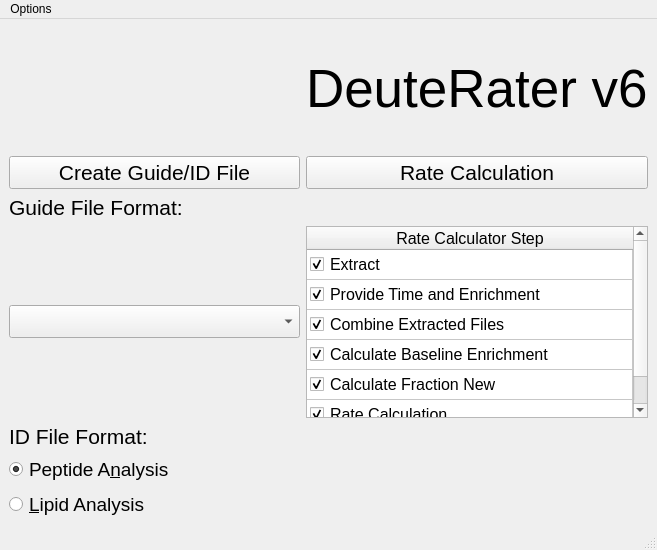
<?xml version="1.0" encoding="UTF-8"?>
<ui version="4.0">
 <class>MainWindow</class>
 <widget class="QMainWindow" name="MainWindow">
  <property name="geometry">
   <rect>
    <x>0</x>
    <y>0</y>
    <width>657</width>
    <height>550</height>
   </rect>
  </property>
  <property name="windowTitle">
   <string>MainWindow</string>
  </property>
  <widget class="QWidget" name="centralwidget">
   <layout class="QGridLayout" name="gridLayout">
    <item row="0" column="0">
     <widget class="QLabel" name="Logo">
      <property name="sizePolicy">
       <sizepolicy hsizetype="MinimumExpanding" vsizetype="MinimumExpanding">
        <horstretch>0</horstretch>
        <verstretch>0</verstretch>
       </sizepolicy>
      </property>
      <property name="maximumSize">
       <size>
        <width>221</width>
        <height>191</height>
       </size>
      </property>
      <property name="text">
       <string/>
      </property>
      <property name="pixmap">
       <pixmap>../../../DeuteRater_py3.4_old/Logo.JPG</pixmap>
      </property>
      <property name="scaledContents">
       <bool>true</bool>
      </property>
     </widget>
    </item>
    <item row="0" column="1">
     <widget class="QLabel" name="Title">
      <property name="font">
       <font>
        <pointsize>40</pointsize>
       </font>
      </property>
      <property name="text">
       <string>DeuteRater v6</string>
      </property>
     </widget>
    </item>
    <item row="1" column="0">
     <widget class="QPushButton" name="GuideFileButton">
      <property name="sizePolicy">
       <sizepolicy hsizetype="Expanding" vsizetype="Fixed">
        <horstretch>0</horstretch>
        <verstretch>0</verstretch>
       </sizepolicy>
      </property>
      <property name="font">
       <font>
        <pointsize>16</pointsize>
       </font>
      </property>
      <property name="text">
       <string>Create Guide/ID File</string>
      </property>
     </widget>
    </item>
    <item row="1" column="1">
     <widget class="QPushButton" name="RateCalculationButton">
      <property name="sizePolicy">
       <sizepolicy hsizetype="Expanding" vsizetype="Fixed">
        <horstretch>0</horstretch>
        <verstretch>0</verstretch>
       </sizepolicy>
      </property>
      <property name="font">
       <font>
        <pointsize>16</pointsize>
       </font>
      </property>
      <property name="text">
       <string>Rate Calculation</string>
      </property>
     </widget>
    </item>
    <item row="2" column="0">
     <widget class="QLabel" name="label">
      <property name="font">
       <font>
        <pointsize>16</pointsize>
       </font>
      </property>
      <property name="text">
       <string>Guide File Format:</string>
      </property>
     </widget>
    </item>
    <item row="3" column="0">
     <widget class="QComboBox" name="guide_file_options">
      <property name="font">
       <font>
        <pointsize>16</pointsize>
       </font>
      </property>
     </widget>
    </item>
    <item row="4" column="0" colspan="2">
     <widget class="QLabel" name="label">
      <property name="font">
       <font>
        <pointsize>16</pointsize>
       </font>
      </property>
      <property name="text">
       <string>ID File Format:</string>
      </property>
     </widget>
    </item>
    <item row="5" column="0" colspan="2">
     <widget class="QRadioButton" name="PeptideButton">
      <property name="font">
       <font>
        <pointsize>14</pointsize>
       </font>
      </property>
      <property name="text">
       <string>Peptide A&amp;nalysis</string>
      </property>
      <property name="checked">
       <bool>true</bool>
      </property>
     </widget>
    </item>
    <item row="6" column="0" colspan="2">
     <widget class="QRadioButton" name="LipidButton">
      <property name="font">
       <font>
        <pointsize>14</pointsize>
       </font>
      </property>
      <property name="text">
       <string>&amp;Lipid Analysis</string>
      </property>
     </widget>
    </item>
    <item row="3" column="1">
     <widget class="QTableWidget" name="RequestedStepsTable">
      <property name="sizePolicy">
       <sizepolicy hsizetype="Expanding" vsizetype="MinimumExpanding">
        <horstretch>0</horstretch>
        <verstretch>0</verstretch>
       </sizepolicy>
      </property>
      <property name="font">
       <font>
        <pointsize>12</pointsize>
       </font>
      </property>
      <property name="editTriggers">
       <set>QAbstractItemView::NoEditTriggers</set>
      </property>
      <property name="rowCount">
       <number>6</number>
      </property>
      <attribute name="horizontalHeaderCascadingSectionResizes">
       <bool>false</bool>
      </attribute>
      <attribute name="horizontalHeaderDefaultSectionSize">
       <number>40</number>
      </attribute>
      <attribute name="horizontalHeaderStretchLastSection">
       <bool>true</bool>
      </attribute>
      <attribute name="verticalHeaderVisible">
       <bool>false</bool>
      </attribute>
      <row>
       <property name="text">
        <string>New Row</string>
       </property>
      </row>
      <row/>
      <row/>
      <row/>
      <row/>
      <row/>
      <column>
       <property name="text">
        <string>Rate Calculator Step</string>
       </property>
      </column>
      <item row="0" column="0">
       <property name="text">
        <string>Extract</string>
       </property>
       <property name="checkState">
        <enum>Checked</enum>
       </property>
      </item>
      <item row="1" column="0">
       <property name="text">
        <string>Provide Time and Enrichment</string>
       </property>
       <property name="checkState">
        <enum>Checked</enum>
       </property>
      </item>
      <item row="2" column="0">
       <property name="text">
        <string>Combine Extracted Files</string>
       </property>
       <property name="checkState">
        <enum>Checked</enum>
       </property>
      </item>
      <item row="3" column="0">
       <property name="text">
        <string>Calculate Baseline Enrichment</string>
       </property>
       <property name="checkState">
        <enum>Checked</enum>
       </property>
      </item>
      <item row="4" column="0">
       <property name="text">
        <string>Calculate Fraction New</string>
       </property>
       <property name="checkState">
        <enum>Checked</enum>
       </property>
      </item>
      <item row="5" column="0">
       <property name="text">
        <string>Rate Calculation</string>
       </property>
       <property name="checkState">
        <enum>Checked</enum>
       </property>
      </item>
     </widget>
    </item>
   </layout>
  </widget>
  <widget class="QMenuBar" name="menubar">
   <property name="geometry">
    <rect>
     <x>0</x>
     <y>0</y>
     <width>657</width>
     <height>21</height>
    </rect>
   </property>
   <widget class="QMenu" name="menuOptions">
    <property name="title">
     <string>Options</string>
    </property>
    <addaction name="actionSettings"/>
   </widget>
   <addaction name="menuOptions"/>
  </widget>
  <widget class="QStatusBar" name="statusbar"/>
  <action name="actionSettings">
   <property name="text">
    <string>Rate Calculation Settings</string>
   </property>
  </action>
 </widget>
 <resources/>
 <connections/>
</ui>
